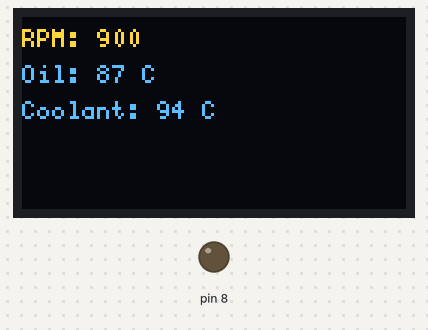
The sketch below on a simulated Arduino Leonardo, built with avr-gcc and run on an emulated ATmega32U4. Parts: 128×64 one-colour display, output pins drawn as LEDs (lit = HIGH). The OLED is the two-colour kind (top 16 rows yellow); what the sketch prints to the serial monitor is not drawn.

Above: at 0.2 s.

The sketch:

OLED_Test.ino
```cpp
#include "U8glib.h"
/*
OLED    ARDUINO

GND      GND
VCC       5v
SCL       SCK (15 on Leonardo/Micro )
SDA       MOSI (16 on Leonardo/Micro)
RES        6
DC         7
CS         10 (SS)
*/

int check = 1;
//OLED SSD1309 128x64 constructor
//U8GLIB_SSD1309_128X64 u8g( SCK, MOSI, SS, DC, RES );
U8GLIB_SSD1309_128X64 u8g( 15, 16, 10, 7, 6 );

void draw(void) {
  // graphic commands to redraw the complete screen should be placed here
  //u8g.setFont(u8g_font_unifont);
  u8g.setFont(u8g_font_5x8);
  //u8g.setFont(u8g_font_helvR10);
  u8g.drawStr( 0, 10, "RPM: 900");
  u8g.drawStr( 0, 22, "Oil: 87 C");
  u8g.drawStr( 0, 34, "Coolant: 94 C");
}

void setup(void) {
  // flip screen, if required
  // u8g.setRot180();

  // set SPI backup if required
  //u8g.setHardwareBackup(u8g_backup_avr_spi);

  // assign default color value
  if ( u8g.getMode() == U8G_MODE_R3G3B2 ) {
    u8g.setColorIndex(255);     // white
  }
  else if ( u8g.getMode() == U8G_MODE_GRAY2BIT ) {
    u8g.setColorIndex(3);         // max intensity
  }
  else if ( u8g.getMode() == U8G_MODE_BW ) {
    u8g.setColorIndex(1);         // pixel on
  }
  else if ( u8g.getMode() == U8G_MODE_HICOLOR ) {
    u8g.setHiColorByRGB(255,255,255);
  }

  pinMode(8, OUTPUT);
}

void loop(void) {
  // picture loop

  u8g.firstPage();
   draw();
  do {
    draw();
  } while( u8g.nextPage() );
 //} while( check == 1 );

  Serial.println("OKAY");

  // rebuild the picture after some delay
  delay(1000);
}
```
